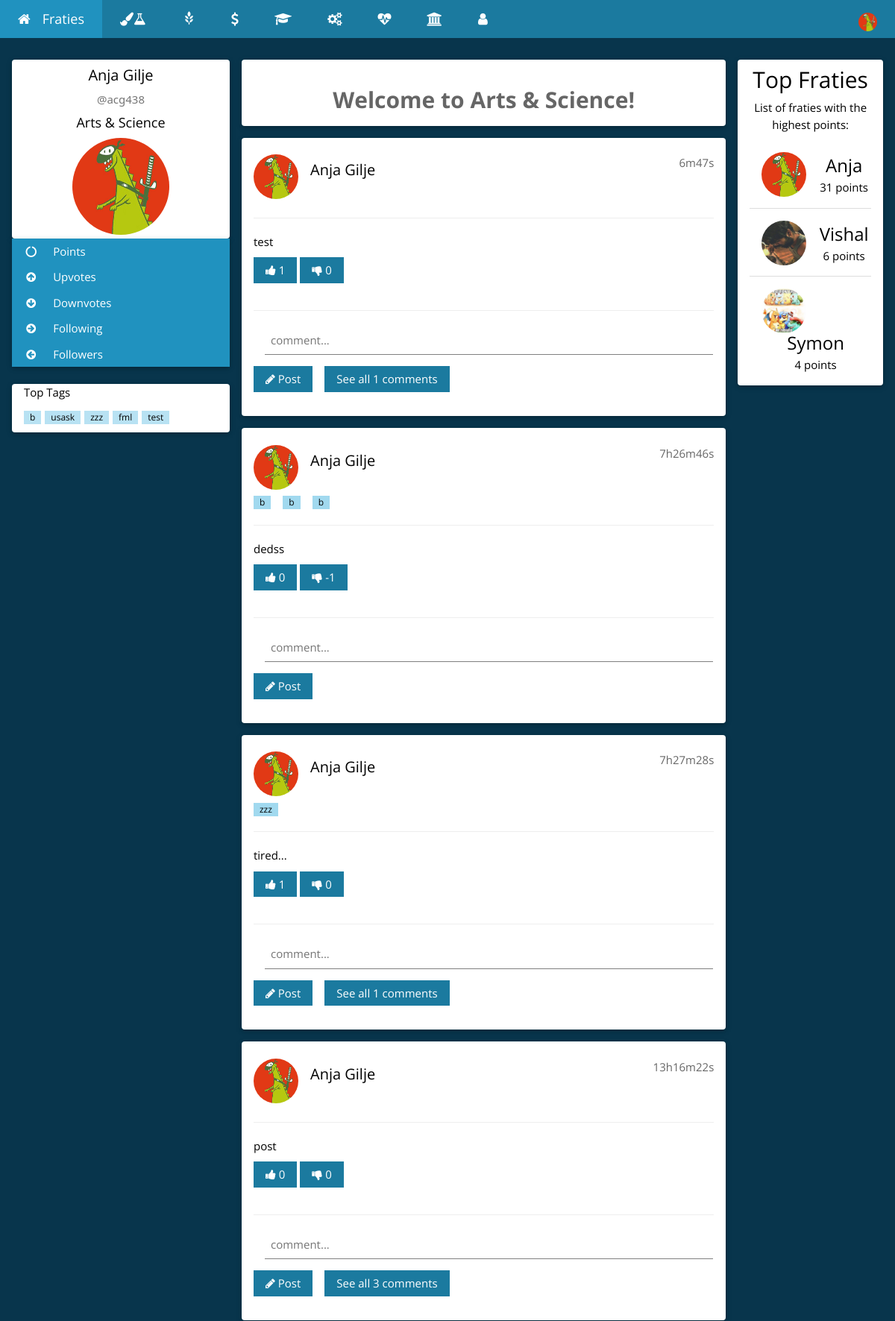
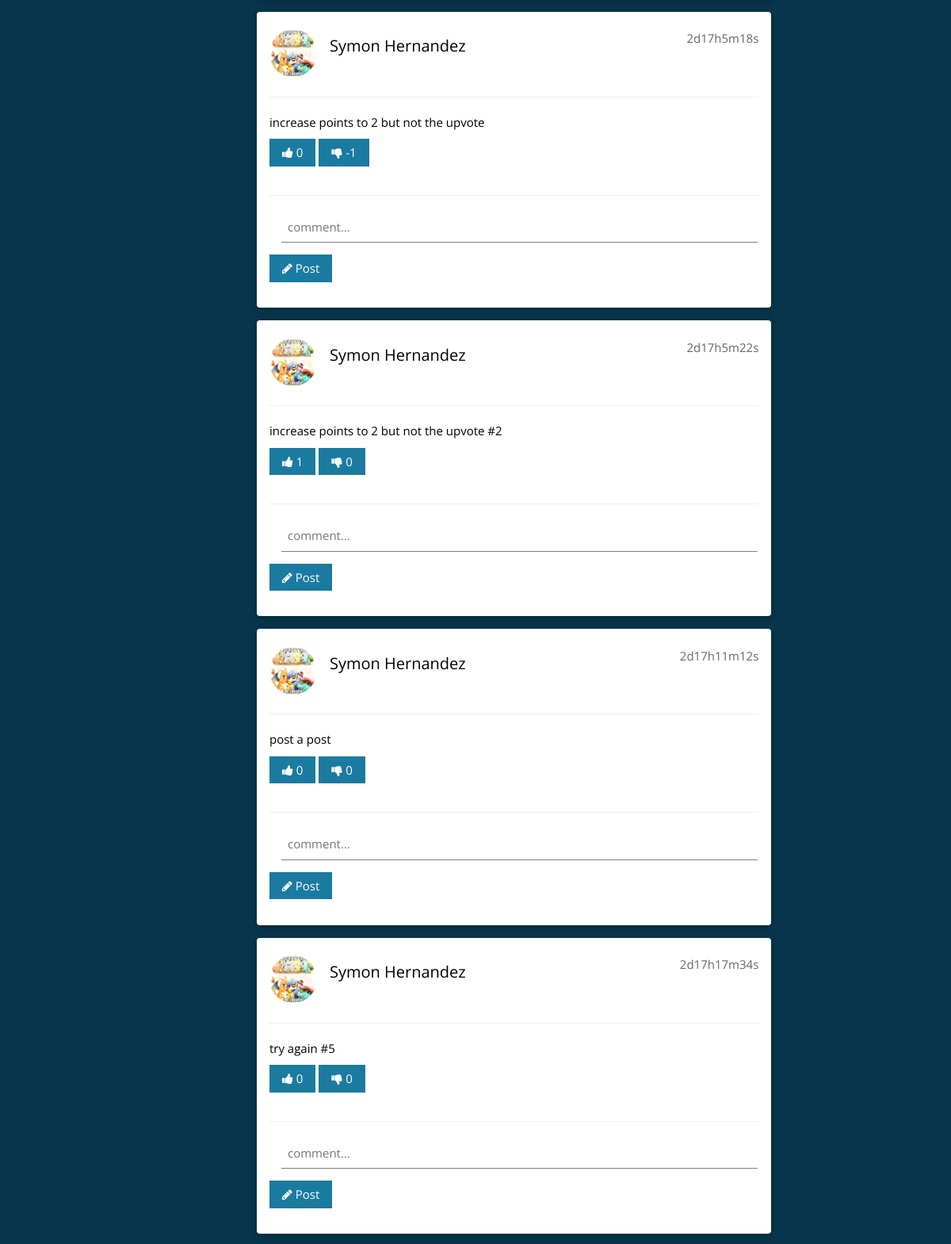
The page /Arts&Science.php (signed in, upper part) on the database its author committed (2 pictures, top to bottom).
### tables this page shows
CREATE TABLE `users` (
  `userID` int(254) UNSIGNED NOT NULL,
  `userNSID` varchar(100) NOT NULL,
  `userPassword` varchar(100) NOT NULL,
  `userFirstName` varchar(500) NOT NULL,
  `userLastName` varchar(500) NOT NULL,
  `userCollege` varchar(500) NOT NULL,
  `userImagePath` varchar(1000) NOT NULL,
  `userPoints` int(254) NOT NULL DEFAULT '0',
  `userUpvotes` int(254) NOT NULL DEFAULT '0',
  `userDownvotes` int(254) NOT NULL DEFAULT '0',
  `userActive` tinyint(1) NOT NULL DEFAULT '0',
  `userFollowers` int(11) NOT NULL DEFAULT '0',
  `userFollowing` int(10) UNSIGNED NOT NULL DEFAULT '0'
);

CREATE TABLE `posts` (
  `postID` int(254) UNSIGNED NOT NULL,
  `userNSID` varchar(100) NOT NULL,
  `userCollege` varchar(500) NOT NULL,
  `postText` varchar(150) NOT NULL,
  `postUpVotes` int(254) NOT NULL DEFAULT '0',
  `postDownVotes` int(254) NOT NULL DEFAULT '0',
  `postComments` int(254) NOT NULL DEFAULT '0',
  `postTime` timestamp NOT NULL DEFAULT CURRENT_TIMESTAMP ON UPDATE CURRENT_TIMESTAMP
);

CREATE TABLE `tags` (
  `tagID` int(254) UNSIGNED NOT NULL,
  `postID` int(254) UNSIGNED NOT NULL,
  `tagText` varchar(150) NOT NULL
);

### Login/Controller/userClass.php (called while the page is built, shortened)
<?php
    function displayUserDB(){
        $connection = connect();
        $query = "SELECT * ";
        $query .= "FROM `users` ";
        $query .= "ORDER BY userPoints DESC LIMIT 10";
        $result = mysqli_query($connection, $query);
        if (mysqli_num_rows($result) > 0) {
            return $result;
        } else {
            return false;
        }
    }
    function getFirstName($nsid){
        $connection = connect();
        $nsid = mysqli_real_escape_string($connection, $nsid);
        $query = "SELECT * ";
        $query .= "FROM `users` ";
        $query .= "WHERE `userNSID` = '$nsid' ";
        $result = mysqli_query($connection, $query);
        if (mysqli_num_rows($result) == 1) {
            while($row = mysqli_fetch_assoc($result)) {
                return $row["userFirstName"];
            }
        } else if(mysqli_num_rows($result) > 1){
            return false;
        } else {
            return false;
        }
    }
    function getLastName($nsid){
        $connection = connect();
        $nsid = mysqli_real_escape_string($connection, $nsid);
        $query = "SELECT * ";
        $query .= "FROM `users` ";
        $query .= "WHERE `userNSID` = '$nsid' ";
        $result = mysqli_query($connection, $query);
        if (mysqli_num_rows($result) == 1) {
            while($row = mysqli_fetch_assoc($result)) {
                return $row["userLastName"];
            }
        } else if(mysqli_num_rows($result) > 1){
            return false;
        } else {
            return false;
        }
    }
    function getImagePath($nsid){
        $connection = connect();
        $nsid = mysqli_real_escape_string($connection, $nsid);
        $query = "SELECT * ";
        $query .= "FROM `users` ";
        $query .= "WHERE `userNSID` = '$nsid' ";
        $result = mysqli_query($connection, $query);
        if (mysqli_num_rows($result) == 1) {
            while($row = mysqli_fetch_assoc($result)) {
                return $row["userImagePath"];
            }
        } else if(mysqli_num_rows($result) > 1){
            return false;
        } else {
            return false;
        }
    }
    function getCollege($nsid){
        $connection = connect();
        $nsid = mysqli_real_escape_string($connection, $nsid);
        $query = "SELECT * ";
        $query .= "FROM `users` ";
        $query .= "WHERE `userNSID` = '$nsid' ";
        $result = mysqli_query($connection, $query);
        if (mysqli_num_rows($result) == 1) {
            while($row = mysqli_fetch_assoc($result)) {
                return $row["userCollege"];
            }
        } else if(mysqli_num_rows($result) > 1){
            return false;
        } else {
            return false;
        }
    }
?>

### Post/Controller/postClass.php (called while the page is built, shortened)
<?php
    function displayPostsOfArts(){
        $connection = connect();
        $query = "SELECT * FROM `posts`";
        $query .= "WHERE `userCollege` = 'Arts & Science' ";
        $query .= "ORDER BY `postTime` DESC";
        $result = mysqli_query($connection, $query);
        if (mysqli_num_rows($result) > 0) {
            return $result;
        } else {
            return false;
        }
}
    function secondsToString($secs){
    $bit = array(
        'y' => $secs / 31556926 % 12,
        'w' => $secs / 604800 % 52,
        'd' => $secs / 86400 % 7,
        'h' => $secs / 3600 % 24,
        'm' => $secs / 60 % 60,
        's' => $secs % 60
        );
    foreach($bit as $k => $v)
        if($v > 0)$ret[] = $v . $k;
    return join('', $ret);
}
?>

### Arts&Science.php (the view, shortened to what this page needs)
<?php
    require_once 'Login/Controller/userClass.php';
    require_once 'Post/Controller/postClass.php';
    require_once 'Post/Controller/postTag.php';
    $NSID = $_SESSION["userNSID"];
    if(getUserActiveStatus($NSID)==1){
        $FirstName = getFirstName($NSID);
        $LastName = getLastName($NSID);
        $ImagePath = getImagePath($NSID);
        $College = getCollege($NSID);
    } else {
        header('Location: index.php');
        exit;
    }
?>
<!DOCTYPE html>
<html>
<head>
   <link rel="stylesheet" href="https://maxcdn.bootstrapcdn.com/bootstrap/3.3.7/css/bootstrap.min.css">
    <link rel="stylesheet" href="CSS/homeTheme.css">
    <link rel="stylesheet" href="https://cdnjs.cloudflare.com/ajax/libs/font-awesome/4.6.3/css/font-awesome.min.css">
</head>
<body class="w3-theme-l5">
<div class="w3-top">
 <ul class="w3-navbar w3-theme-d5 w3-left-align w3-large">
  <li><a href="home.php" title="Go home!" class="w3-padding-large w3-theme-d4"><i class="fa fa-home w3-margin-right"></i>Fraties</a></li>
  <li class="w3-hide-small"><a href="Arts&Science.php" class="w3-padding-large w3-hover-white" title="Arts & Science"><i class="fa fa-paint-brush"></i><i class="fa fa-flask"></i></a></li>
  <li class="w3-hide-small"><a href="Agriculture.php" class="w3-padding-large w3-hover-white" title="Agriculture and Bioresources"><i class="glyphicon glyphicon-grain"></i></a></li>
<li class="w3-hide-small"><a href="ESB.php" class="w3-padding-large w3-hover-white" title="Edwards School of Business"><i class="fa fa-usd"></i></a></li>
<li class="w3-hide-small"><a href="Education.php" class="w3-padding-large w3-hover-white" title="Education"><i class="fa fa-graduation-cap"></i></a></li>
<li class="w3-hide-small"><a href="Engineering.php" class="w3-padding-large w3-hover-white" title="Engineering"><i class="fa fa-cogs"></i></a></li>
<li class="w3-hide-small"><a href="Kinesiology.php" class="w3-padding-large w3-hover-white" title="Kinesiology"><i class="fa fa-heartbeat"></i></a></li>
<li class="w3-hide-small"><a href="STM.php" class="w3-padding-large w3-hover-white" title="St. Thomas More"><i class="fa fa-university"></i></a></li>
<li class="w3-hide-small"><a href="following.php" class="w3-padding-large w3-hover-white" title="Users you follow"><i class="fa fa-user"></i></a></li>
  <li class="w3-dropdown-hover w3-hide-small w3-right">
      <div class="w3-padding-large w3-hover-white" title="My Account">
          <img src='<?php echo $ImagePath; ?>' class="w3-circle" style="height:25px;width:25px" alt="Avatar">
      </div>
  </li>
 </ul>
</div>
<div class="w3-container w3-content" style="max-width:1400px;margin-top:80px">
  <div class="w3-row">
    <div class="w3-col m3">
      <div class="w3-card-2 w3-round w3-white">
        <div class="w3-container">
         <h4 class="w3-center"><?php echo $FirstName." ".$LastName; ?></h4>
         <p class="w3-center w3-text-grey w3-slim">@<?php echo $NSID; ?></p>
         <h5 class="w3-center"><?php echo $College; ?></h5>
         <p class="w3-center"><img src='<?php echo $ImagePath; ?>' class="w3-circle" style="height:130px;width:130px" alt="Avatar"></p>
        </div>
      </div>
      <div class="w3-card-2 w3-round">
        <div class="w3-accordion w3-white">
          <button title="Your total points" onclick="myFunction('Demo1')" class="w3-btn-block w3-theme-d4 w3-left-align"><i class="fa fa-circle-o-notch fa-fw w3-margin-right"></i> Points</button>
          <button title="Upvotes recieved" onclick="myFunction('Demo2')" class="w3-btn-block w3-theme-d4 w3-left-align"><i class="fa fa-arrow-circle-up  fa-fw w3-margin-right"></i> Upvotes</button>
          <button title="Downvotes recieved" onclick="myFunction('Demo3')" class="w3-btn-block w3-theme-d4 w3-left-align"><i class="fa fa-arrow-circle-down  fa-fw w3-margin-right"></i> Downvotes</button>
         <button title="Following recieved" onclick="myFunction('Demo5')" class="w3-btn-block w3-theme-d4 w3-left-align"><i class="fa fa-arrow-circle-right fa-fw w3-margin-right"></i> Following</button>
          <button title="Followers recieved" onclick="myFunction('Demo6')" class="w3-btn-block w3-theme-d4 w3-left-align"><i class="fa fa-arrow-circle-left fa-fw w3-margin-right"></i> Followers</button>
        </div>
      </div>
      <br>
      <div class="w3-card-2 w3-round w3-white w3-hide-small">
        <div class="w3-container">
          <p>Top Tags</p>
          <p>
            <?php echo getTopTags(); ?>
          </p>
        </div>
      </div>
      <br>
    </div>
    <div class="w3-col m7">
      <div class="w3-row-padding">
        <div class="w3-col m12">
          <div class="w3-card-2 w3-round w3-white">
            <div class="w3-container w3-center w3-padding"><br>
            <label class="w3-opacity" style="font-size: 2em;">Welcome to Arts & Science!</label>
            </div>
          </div>
        </div>
      </div>
<?php
$result = displayPostsOfArts();
while($row = mysqli_fetch_assoc($result)) {
    $postID = $row["postID"];
    $postNsid = $row["userNSID"];
    $postText = $row["postText"];
    $postUpVotes = " ".$row["postUpVotes"];
    $postDownVotes = " ".$row["postDownVotes"];
    $postCommentCount = " ".$row["postComments"];
    $nowtime = date(time());
    $postTime = strtotime($row["postTime"]);
        echo "<div class='w3-container w3-card-2 w3-white w3-round w3-margin'><br>";
        echo "<img src='".getImagePath($postNsid)."' alt='Avatar' class='w3-left w3-circle w3-margin-right' style='width:60px; height:60px;'>";
        echo "<span class='w3-right w3-opacity'>".secondsToString($nowtime-$postTime)."</span>";
        echo "<h4>";
            echo "<a href=profile.php?nsid=".$postNsid.">".getFirstName($postNsid)." ".getLastName($postNsid)."</a>";
        echo "</h4><br>";
        echo "<p>";
          echo getTags($postID);
        echo "</p>";
        echo "<hr class='w3-clear'>";
        echo "<p>";
            echo $postText;
        echo "</p>";
            echo "<button type='submit' onclick='upVote(this)' value='".$postID."' class='upvote w3-btn w3-theme-d5 w3-margin-bottom'><i class='fa fa-thumbs-up'></i><span id='up".$postID."'>".$postUpVotes."</span></button> ";
            echo "<button type='submit' onclick='downVote(this)' value='".$postID."' class='downvote w3-btn w3-theme-d5 w3-margin-bottom'><i class='fa fa-thumbs-down'></i><span id='down".$postID."'>".$postDownVotes."</span></button> ";
            echo "<hr class='w3-clear'>";
            echo "<div class='w3-margin-right'><input id='comment".$postID."' placeholder='comment...' class='w3-input' name='comment' type='text' required></div>";
            echo "<button type='submit' onclick='comment(this)' value='".$postID."' class='w3-btn w3-theme-d5 w3-margin-bottom'><i class='fa fa-pencil'></i> Post</button>";
              echo "<button id='count".$postID."' onclick='commentList(this)' value='".$postID."' class='w3-btn w3-theme-d5 w3-margin-bottom w3-margin-left'".(($postCommentCount==0)?'style="display:none;"':'')."'>See all ".$postCommentCount." comments</button>";
        echo "</div>";
}
?>
    </div>
    <div class="w3-col m2">
      <div class="w3-card-2 w3-round w3-white w3-center">
        <div class="w3-container">
          <h2>Top Fraties</h2>
          <p>List of fraties with the highest points:</p>
          <ul class="w3-ul">
<?php
$leaders = displayUserDB();
while($row = mysqli_fetch_assoc($leaders)) {
    $imagePath = $row["userImagePath"];
    $points = $row["userPoints"];
    $name = $row["userFirstName"];
    $nsid = $row["userNSID"];
            echo "<li class='w3-padding-16'>";
              echo "<img src='{$imagePath}' class='w3-left w3-circle w3-margin-right' style='width:60px; height:60px;'>";
              echo "<span class='w3-xlarge'><a href='profile.php?nsid={$nsid}'>{$name}</a></span><br>";
              echo "<span>{$points} points</span>";
            echo "</li>";
}
?>
          </ul>
        </div>
      </div>
      <br>
    </div>
  </div>
</div>
<br>
</body>
</html>

### Post/Controller/postTag.php (shortened to what this page needs)
<?php
    function getTags($postID) {
        $connection = connect();
        $postID = mysqli_real_escape_string($connection, $postID);
        $query = "SELECT * ";
        $query .= "FROM `tags` ";
        $query .= "WHERE `postID` = '$postID' ";
        $result = mysqli_query($connection, $query);
        if (mysqli_num_rows($result) > 0) {
            while($row = mysqli_fetch_assoc($result)) {
                $tags .= '<span class="w3-tag w3-small w3-theme-l1 w3-margin-right"><a href="tag.php?tag='.$row["tagText"].'">'.$row["tagText"].'</a></span>';
            }
            return $tags;
        } else {
            return false;
        }
    }
    function getTopTags() {
        $connection = connect();
        $query = "SELECT `tagText` ";
        $query .= "FROM `tags` ";
        $query .= "GROUP BY `tagText`";
        $query .= "ORDER BY COUNT(*) DESC LIMIT 10";
        $result = mysqli_query($connection, $query);
        if (mysqli_num_rows($result) > 0) {
            while($row = mysqli_fetch_assoc($result)) {
                $topTags .= '<span class="w3-tag w3-small w3-theme-l2" style="margin-right:5px;"><a href="tag.php?tag='.$row["tagText"].'">'.$row["tagText"].'</a></span>';
            }
            return $topTags;
        } else {
            return false;
        }
    }
?>

### Arts&Science.php (style rules this page uses)
html,body,h1,h2,h3,h4,h5 { font-family: "Open Sans", sans-serif }

### rows shown on the page
users: userImagePath (picture), userFirstName "Anja", userLastName "Gilje", userCollege "Arts & Science", userPoints "31"
posts: userNSID.userImagePath (picture), secondsToString($nowtime-$postTime) "6m47s", userNSID.userFirstName "Anja", userNSID.userLastName "Gilje", postText "test", $postID 32 (drawn), postUpVotes "1", postDownVotes "0", postComments "1"
posts: userNSID.userImagePath (picture), secondsToString($nowtime-$postTime) "7h26m46s", userNSID.userFirstName "Anja", userNSID.userLastName "Gilje", postText "dedss", $postID 30 (drawn), postUpVotes "0", postDownVotes "-1"
tags: tagText "b"
tags: tagText "b"
tags: tagText "b"
posts: userNSID.userImagePath (picture), secondsToString($nowtime-$postTime) "7h27m28s", userNSID.userFirstName "Anja", userNSID.userLastName "Gilje", postText "tired...", $postID 31 (drawn), postUpVotes "1", postDownVotes "0", postComments "1"
tags: tagText "zzz"
posts: userNSID.userImagePath (picture), secondsToString($nowtime-$postTime) "13h16m22s", userNSID.userFirstName "Anja", userNSID.userLastName "Gilje", postText "post", $postID 29 (drawn), postUpVotes "0", postDownVotes "0", postComments "3"
posts: userNSID.userImagePath (picture), secondsToString($nowtime-$postTime) "2d17h5m18s", userNSID.userFirstName "Symon", userNSID.userLastName "Hernandez", postText "increase points to 2 but not the upvote", $postID 25 (drawn), postUpVotes "0", postDownVotes "-1"
posts: userNSID.userImagePath (picture), secondsToString($nowtime-$postTime) "2d17h5m22s", userNSID.userFirstName "Symon", userNSID.userLastName "Hernandez", postText "increase points to 2 but not the upvote #2", $postID 26 (drawn), postUpVotes "1", postDownVotes "0"
posts: userNSID.userImagePath (picture), secondsToString($nowtime-$postTime) "2d17h11m12s", userNSID.userFirstName "Symon", userNSID.userLastName "Hernandez", postText "post a post", $postID 24 (drawn), postUpVotes "0", postDownVotes "0"
posts: userNSID.userImagePath (picture), secondsToString($nowtime-$postTime) "2d17h17m34s", userNSID.userFirstName "Symon", userNSID.userLastName "Hernandez", postText "try again #5", $postID 23 (drawn), postUpVotes "0", postDownVotes "0"
users: userImagePath (picture), userFirstName "Vishal", userPoints "6"
users: userImagePath (picture), userFirstName "Symon", userPoints "4"

### other values the page prints
$NSID "acg438"
$row["tagText"] "b"
$row["tagText"] "usask"
$row["tagText"] "zzz"
$row["tagText"] "fml"
$row["tagText"] "test"
